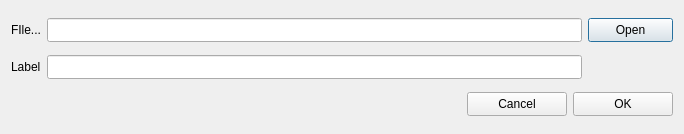
<?xml version="1.0" encoding="UTF-8"?>
<ui version="4.0">
 <class>ImportLabelListDialog</class>
 <widget class="QDialog" name="ImportLabelListDialog">
  <property name="geometry">
   <rect>
    <x>0</x>
    <y>0</y>
    <width>684</width>
    <height>134</height>
   </rect>
  </property>
  <property name="sizePolicy">
   <sizepolicy hsizetype="Preferred" vsizetype="Preferred">
    <horstretch>0</horstretch>
    <verstretch>0</verstretch>
   </sizepolicy>
  </property>
  <property name="minimumSize">
   <size>
    <width>684</width>
    <height>134</height>
   </size>
  </property>
  <property name="maximumSize">
   <size>
    <width>16777215</width>
    <height>16777215</height>
   </size>
  </property>
  <property name="windowTitle">
   <string>Import Label List</string>
  </property>
  <layout class="QGridLayout" name="gridLayout_2">
   <item row="0" column="0">
    <widget class="QLabel" name="label_4">
     <property name="sizePolicy">
      <sizepolicy hsizetype="Fixed" vsizetype="Fixed">
       <horstretch>0</horstretch>
       <verstretch>0</verstretch>
      </sizepolicy>
     </property>
     <property name="text">
      <string>FIle...</string>
     </property>
    </widget>
   </item>
   <item row="0" column="1">
    <widget class="QLineEdit" name="file">
     <property name="sizePolicy">
      <sizepolicy hsizetype="Expanding" vsizetype="Fixed">
       <horstretch>0</horstretch>
       <verstretch>0</verstretch>
      </sizepolicy>
     </property>
     <property name="minimumSize">
      <size>
       <width>346</width>
       <height>24</height>
      </size>
     </property>
    </widget>
   </item>
   <item row="0" column="2">
    <widget class="QPushButton" name="openButton">
     <property name="minimumSize">
      <size>
       <width>85</width>
       <height>24</height>
      </size>
     </property>
     <property name="maximumSize">
      <size>
       <width>85</width>
       <height>24</height>
      </size>
     </property>
     <property name="text">
      <string>Open</string>
     </property>
    </widget>
   </item>
   <item row="1" column="0">
    <widget class="QLabel" name="label_6">
     <property name="text">
      <string>Label</string>
     </property>
    </widget>
   </item>
   <item row="1" column="1">
    <widget class="QLineEdit" name="labelname">
     <property name="minimumSize">
      <size>
       <width>0</width>
       <height>24</height>
      </size>
     </property>
    </widget>
   </item>
   <item row="1" column="2">
    <spacer name="horizontalSpacer_6">
     <property name="orientation">
      <enum>Qt::Horizontal</enum>
     </property>
     <property name="sizeType">
      <enum>QSizePolicy::Fixed</enum>
     </property>
     <property name="sizeHint" stdset="0">
      <size>
       <width>78</width>
       <height>13</height>
      </size>
     </property>
    </spacer>
   </item>
   <item row="2" column="0" colspan="3">
    <layout class="QGridLayout" name="gridLayout">
     <item row="0" column="0">
      <spacer name="horizontalSpacer">
       <property name="orientation">
        <enum>Qt::Horizontal</enum>
       </property>
       <property name="sizeHint" stdset="0">
        <size>
         <width>261</width>
         <height>20</height>
        </size>
       </property>
      </spacer>
     </item>
     <item row="0" column="1">
      <widget class="QPushButton" name="cancelButton">
       <property name="minimumSize">
        <size>
         <width>100</width>
         <height>24</height>
        </size>
       </property>
       <property name="maximumSize">
        <size>
         <width>100</width>
         <height>24</height>
        </size>
       </property>
       <property name="text">
        <string>Cancel</string>
       </property>
      </widget>
     </item>
     <item row="0" column="2">
      <widget class="QPushButton" name="okButton">
       <property name="minimumSize">
        <size>
         <width>100</width>
         <height>24</height>
        </size>
       </property>
       <property name="maximumSize">
        <size>
         <width>100</width>
         <height>24</height>
        </size>
       </property>
       <property name="text">
        <string>OK</string>
       </property>
      </widget>
     </item>
    </layout>
   </item>
  </layout>
 </widget>
 <resources/>
 <connections/>
</ui>
